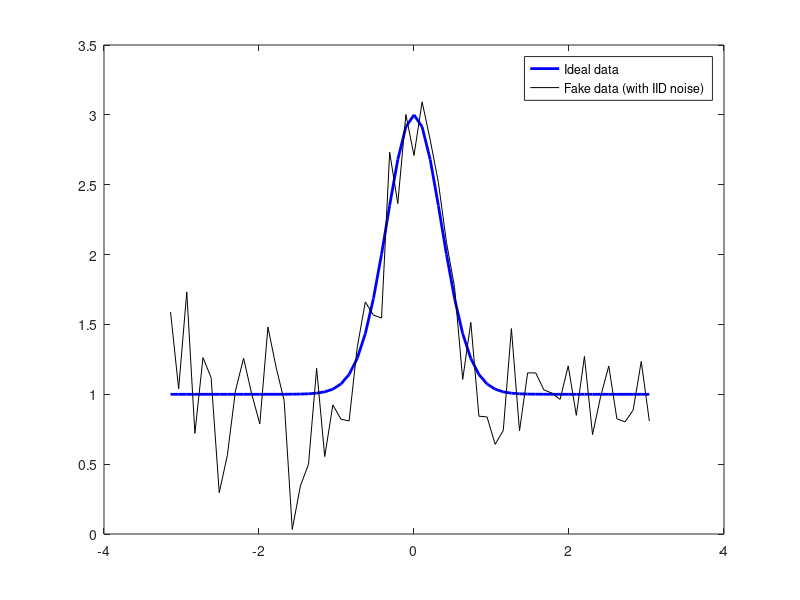

Recreate this plot in MATLAB. (Note: this script raises an error after producing the figure.)
%==========================================================================
% MATLAB Mini-Course Part 11: Curve Fitting
%==========================================================================
% written by ee (eester@unr.edu), Spring 2022
% uses software developed by geoff boynton (UWash) and john serences (UCSD)

% for this exercise we'll need a bunch of custom functions stored in
% Helpful Functions\CurveFitting, so add that to the MATLAB path.
addpath([pwd,'\HelpfulFunctions\CurveFitting\']);

%% Overview

% Getting started: set up some parameters to generate a function we'll be 
% fitting to the simulated data - in this case, the function that we're 
% fitting will take the same basic form (a circular normal distribution) as
% the function that we used to generarate the data (although in practice, 
% you will *almost never know the exact function* that generates your 
% observed data... in fact, that is the whole point of this excersise, i.e.
% to figure out what generating function best accounts for your observed
% set of data!

% so to start off with here we're just going to look at our observed data
% and then take some guesses about the parameters that we think will
% generate a good match to this observed data. Then we'll see how well our
% prediction is, we'll iteravely adjust it until the fit is as good as we 
% can get it to be, and then we'll record the parameters of the function 
% that produces the best match to the real data and we'll be able to 
% quantitatively describe our real observed data in terms of an explicit 
% generating function.

% NEXT we can ask: we've got a function that describes our data pretty well
% , but is it the BEST function that we can choose? Does another function 
% better account for our observed data???? And if so, then how much more 
% complex is it than our starting function? Given that we give up 
% explanatory power as model complexity increases, we want to develop 
% methods for formally evaluating the tradeoff between goodness of fit and 
% model complexity to arrive at the most parsimonious model that still does
% a good job of explaining our data. 

% Make up some fake data:
clear; close all;

% set up a variable that determines how much noise there is...
n = .3;

% set up some parameters that govern the shape of the data
a = 2; % amp
b = 1; % baseline
k = 8; % bandwidth 
u = 0; % mean of function

% generate an x-axis over which to eval the function
xsteps = 60; 
xstepSize = (2*pi)/xsteps;
x = linspace(-pi, pi-xstepSize, xsteps);

% note that max resp will be (a+b)
vm = a*exp(k*(cos(u-x)-1))+b;                                               % formula for a von Mises (circular gaussian) distribution
plot(x, vm, 'b', 'LineWidth', 2), hold on

% then lets add some noise and replot just so you can see what the data
% generating function looks like and also what the actual 'data' look like
% that were gererated based on this function + noise (note: remember that
% noise is a generic term to mean "variance that we don't understand" - could
% be machine noise in our measurement device, biophysical noise, etc
data = vm+randn(size(vm))*n;
plot(x, data, 'k')
legend({'Ideal data', 'Fake data (with IID noise)'})

% Now set up params for a function that we're going to use to generate
% predictions and to tweak in order to best match our predictions to the
% real data. In this case, we're using a circular Gaussian or a von Mises
% function. Note the use of the 'structure' data type (the p.XX notation).
% We'll see the utility of this in a minute - its very handy and a good
% coding habit to use in many situations. 

p.a = 1;    %amplitude/ height
p.b = .1;   %baseline (y-axis offset
p.k = 6;    %bandwidth (concentration)
p.u = 0;    %central tendency

xsteps = size(data,2);
xstepSize = (2*pi)/xsteps;

p.x = linspace(-pi, pi-xstepSize, xsteps); 
p.plot = 1;

% take our input seed parameters (our best intial guesses) and generate a 
% predicted function to compare to the observed data. The 'model' function 
% is one that i wrote that will take the 'p' structure as input and then 
% compute a von Mises (in this case) and return the 'pred' function based 
% on the specified input parameters. Go ahead and use the 'step in' button 
% in the toolbar to see what's inside 'model', or just open model and 
% insert a breakpoint in it to stop execution within the function so that 
% you can figure out what's going on.

pred = model(p);

% plot our prediction and the actual data that we're fitting - notice that our
% initial guess based on the seed values above produce a function that is
% sort of similar to the 'real' data that we observed, but not that close.
% This means that we'll have to fine-tune our predictions until we get the
% best possible match between our prediction and the real data. 
close all;
plot(pred, 'b', 'LineWidth', 2), hold on
plot(data, 'k', 'LineWidth', 2)
legend({'Initial Guess (prediction)', 'Real observed data'})
set(gca, 'FontSize', 20)
xlabel('Data feature')
ylabel('Data amplitude')

% calculate the error between pred and actual data. In this case, our error
% function is the sum of squared differences between our prediction and the
% real data. The goal of model fitting, in this case at least, is to
% minimize this error term because when we've found its minimum value, then
% we've maximized the goodness of fit between our prediction and the real
% data. So we want err == 0 in the limit. What is it now? should be pretty
% high because, as you can see, our predicted function doesn't match the
% real data very closely. 

err = errFunction(p,data)

% find best-fitting parameters using fminsearch where matlab will
% systematically explore parameter space (the value of each parameter) to
% find the set of values that minimizes the 'err' term that we defined above
% as the sum of squared differences between prediction and real data. So
% basically, this 'fit' function will minimize the output of the function
% that is called first: 'errFunction')

% first define free parameter list:
freeList = {'a','b','k','u'};                                              % four free parameters that define the VM function above

% now fit!
bestP = fit('errFunction',p,freeList,data);

% get new predicted values based on the best fitting  - note that the error
% has been GREATLY reduced after fitting and optimizing the paraeters of our
% fitting function. Its now much lower (depending on the exact random
% noise in your data set - which will vary from person to person), whereas
% our initial guess resulted in an err of around 70 or so. 

bestErr = errFunction(bestP,data)

% generating restarts to ensure the best fit and to see if you can avoid
% getting stuck in local minima

data = MakeFakeData2;           % make some more fake data - this time with a combo of two VM funcs
nIters = 15;
freeList = {'a','b','k','u'};   % four free parameters that define the VM function above
tmpP = []; pred=[];
p.plot = 0;
for i=1:nIters
    p.a = (max(data)-min(data))+rand-.5;
    p.b = min(data)+rand-.5;
    p.u = unidrnd(180)*(pi/180); 
    p.k = max(1, 3 + (rand-.5)*8);

    tmpP(i).p = fit('errFunction',p,freeList,data);
    pred(i,:) = model(tmpP(i).p);
    bestErr(i) = errFunction(tmpP(i).p,data);    
end

% plot the bestErr (or the error function from each iteration - what do you
% notice???
close all
plot(bestErr, 'LineWidth', 3)
set(gca, 'FontSize', 20)
xlabel('Fitting iteration')
ylabel('Fit Error')

% find the params that yeilded the lowest sse and use that
[~, ind] = min(bestErr);
bestB = tmpP(ind);
bestPred = pred(ind,:);

close all;
plot(p.x,data,'k'), hold on
plot(p.x,pred')
plot(p.x,bestPred,'LineWidth',4)
set(gca,'FontSize',20)
xlabel('Data feature')
ylabel('Data amplitude')

% multiple conditions...fit one with all free params, then select the
% simplest model with the fewest free parameters allowed to vary freely in
% order to account for the differences between the conditions. This kind of
% situation happens very frequently. For example, suppose you're recording
% from mouse visual cortex and trying to identify receptive fields. You
% find an orientation tuned cell, you map out the RF, and then you have the
% mouse run on a track ball (like the Cris Niell studies). You want to know
% what changes between the two experiemental conditions: is it just the
% gain of the TF, or the gain and the bandwidth? or the baseline offset?
% What is the simplest possible model that can explain the observed change
% with the fewest free parameters?  

% IMPORTANT: before we do this, recall that the more free parameters you 
% have, the better fit you'll get - this is just a fact of fitting. 
% However, if you go to an extreme and you have just as many free 
% parameters as you have data points, for example, then you'll be able to 
% fit your data perfectly, and you can explain 100% of the variance. But 
% unfortunately you learn nothing by doing this because you just recreated 
% your data! 

% So, there is an inherent tradeoff between model fit and model complexity 
% (i.e. the number of free params) and you want a model that does a good 
% job of explaining the variance and that has the fewest free params so 
% that its easy to interpret and conveys the most important features of the
% data. 

% make some cleaner data to illustrate
clear all;
close all;

p.a = 1;
p.b = .1;
p.k = 2;
p.u = 0;
xsteps = 360;
xstepSize = (2*pi)/xsteps;
p.x = linspace(-pi, pi-xstepSize, xsteps);
p.plot = 0;

% generate the data
data = model(p);

% then lets make a second experimental condition, and assume that in this
% condition, the data are scaled by a gain factor (i.e. a change in gain,
% characterized by a change in the 'amplitude' parameter, or p.a). Note
% that none of the other factors change, so {b, u, k} should stay the same
% across both models, and that is what we should recover after fitting both
% lines
p2 = p;
p2.a = 3;   % only change amp 
data2 = model(p2);

% plot data and data2 (and notice that only the ampltiude has changed...)
figure(1), clf, hold on
plot(p.x, data)
plot(p.x, data2, 'k')
legend({'condition 1', 'condition 2'})
set(gca, 'FontSize', 24)
xlabel('Data feature')
ylabel('Data amplitude')

% now add some IID noise to both responses, just for fun
data = data + randn(size(data))*.1;
data2 = data2 + randn(size(data2))*.1;

% replot
figure(1), clf, hold on
plot(p.x, data)
plot(p.x, data2, 'k')
legend({'condition 1', 'condition 2'})
set(gca, 'FontSize', 24)
xlabel('Data feature')
ylabel('Data amplitude')

% now lets fit condition 1, and then ask, "what is the simplest model that
% we can adopt to account for data2 based on the best fitting parameters
% for data?" In other words, what is the minimum number of variables we can
% allow to vary freely between the two conditions in order to fit both
% lines?

% first fit data set 1 and allow all 3 variables to vary freely
freeList = {'a','b','k'};                                                   % lets just use 3 params for simplicity (we'll fix u here)
bestP = fit('errFunction',p,freeList,data);

% now, we can consider all possible models that relate data and data2.
% 1) only the amp could vary (which we know is the correct model because 
%    that is how we set it up)
% 2) only the baseline (b) could vary
% 3) only k varies
% 4) a and b vary
% 5) a and k vary
% 6) b and k vary
% 7) a, b, and k vary (most complex)

% through these 7 alternative models using a cell array. fl is freelist
fl{1} = {'a'};
fl{2} = {'b'};
fl{3} = {'k'};
fl{4} = {'a','b'};
fl{5} = {'a','k'};
fl{6} = {'b','k'};
fl{7} = {'a','b','k'};

% loop over models and fit each one, storing the estimated params and the
% error of each model
for i=1:numel(fl)
    display(fl{i})
    freeList = fl{i};                                                       % lets just use params for simplicity (we'll fix u here)
    bestP2{i} = fit('errFunction',bestP,freeList,data2);                    % initialize this with bestP (i.e. estimates from 'data')!!!
    [err(i), bic(i)] = errFunction2(bestP2{i},fl{i},data2);                 % now compute and store error for this model 
end

% NOTE: the "bic" in the above loop is short for "bayesian information
% criterion". It's a measure grounded in bayesian statistics that weights
% how well a model explains a set of data according to how many free
% parameters it has. The more free parameters a model has, the more it is
% penalized by the BIC. In essence, this is just a mathematically
% principled way of evaluating how well a model describes a data set while
% aiming for parsimony.

% The calculation of the BIC is beyond the scope of this tutorial, but you
% can find out more by checking out "errFunction2" and wikipedia..

% note a few things...bestP2 compared to bestP - only the free param(s)
% should be different in each model
bestP2{1} % so for the first model, everything the same except amp (which happens to be the true generating model)
bestP

figure(1), clf, hold on
plot(err)
plot(bic)
set(gca, 'FontSize', 20)
legend({'error', 'BIC'})
xlabel('Model number')
ylabel('Magnitude')

% notice that error will be lowest with the most free parameters...why?
[m,i] = min(err)

% however, BIC will be lowest for the 'best' model (the most parsimonious,
% or the simplest model that best accounts for the data)...and that is
% (almost always) model 1!
[m,i] = min(bic)

% what happens if we vary other parameters like a and b? how does this hold
% up against noise?

% if you wanted to use nested f-tests to see if a more complex model is
% significantly better than a more simple model:
% F(df14, df2) = ((R2_full_model-R2_reduced_model)/df1)/ ((1-R2_full_model)/df2)
% df1 == #params in the full model - # params in reduced model
% df2 == #observations - number of the free params - 1
% where R2 = (1 - (RSS/TSS)), where TSS is the sum(pred-mean(data).^2)

%==========================================================================
% Grid Search
%==========================================================================

% another way to fit data, and one that is sometimes neccessary is to use 
% something called a grid search. So instead of letting matlab find the 
% best fitting fucntion by moving around in a high dimensional space until 
% the fit is optimized, you exhaustively (more or less) explore the full 
% parameter space to find the best fitting function. This will not always 
% work well, depending on how complex your function is, but in many cases 
% its both fast and very robust (more robust than fminsearch).

% The basic idea is to loop over a bunch of values of all free params to
% see which set of them produces the best fit. Below we'll do this with
% some fake data generated with a VM function, and i'll show a few ways to
% speed things up by using a hueristic to find 'u' and a GLM to estimate
% the amplitude and the baseline of the functions. The following example is
% what you might use if you were fitting an orientation or direction
% selective neural tuning function...

clear all
close all

% make some data (can play with this to see how robust this method is to
% changes in params
d = MakeFakeData3;

numDataPnts = numel(d);
k = (.1:.01:30);             % pick a set of concentration (bandwidth) params for the VM functions that we're going to fit.
sse = zeros(numel(k), 1);
baseLine = zeros(numel(k), 1);
amps = zeros(numel(k), 1);

% in this case, we can speed things by using a hueristic to find 'u', or
% the center of the VM distribution - in this case just look within +-10%
% of the center of the function on the assumption that we've lined
% everything up so that the center orientation of our TF is in the middle
% of the data
[~, mind] = max(d(round(numDataPnts/2)-round(numDataPnts*.1):round(numDataPnts/2)+round(numDataPnts*.1)));

% then generate our x-axis
x = linspace(0, pi-pi/numDataPnts, numDataPnts);      

% then find our u param (or center point)
u = x(mind+round(numDataPnts/2)-round(numDataPnts*.1)-1);     

for ii=1:length(k)        
    a = 1;
    b = 0;
    pred = a*exp(k(ii)*(cos(u-x)-1)) + b;  % a Von Mises function to use for fitting
    pred = scaleData(pred, 0, 1);
    X = zeros(numDataPnts,2);
    X(:,1) = pred';
    X(:,2) = ones(size(X,1),1);
    betas = X\d';           % GLM! y = beta * X + e
    amps(ii) = betas(1);    % amplitude    
    baseLine(ii) = betas(2);% intercept
    est = pred*betas(1) + betas(2); % estimate of data given current concentration param
    sse(ii) = sum((est - d).^2);    % sum of squared error
end

% plot the error function! cool!!!
plot(sse)                               % non-monotonic...

% then find the best params
[~, mind] = min(sse);
b = baseLine(mind);
a = amps(mind); 
bwdth = k(mind);

% generate your prediction based on the best params
pred = a*exp(bwdth*(cos(u-x)-1)) + b;

close all
plot(d, 'k', 'LineWidth', 2), hold on
plot(pred, 'b', 'LineWidth', 2)
set(gca, 'FontSize', 20)
xlabel('Data feature')
ylabel('Data amplitude')
